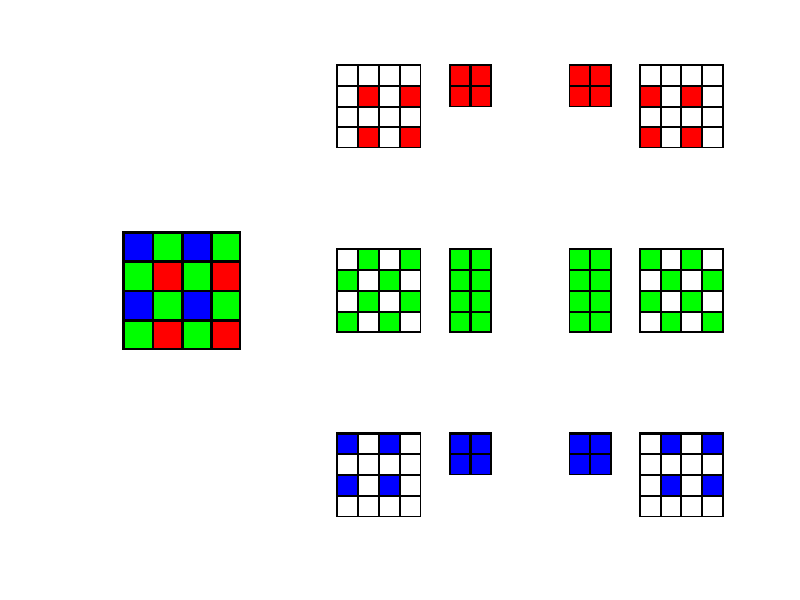

This figure's MATLAB source:
function genBayerProcess
clear all; close all;
m=30; b=2;bb=40
R = creatImg( m, b, 'R');
G = creatImg( m, b, 'G');
B = creatImg( m, b, 'B');
W = creatImg( m, b, 'W');

%bayer BGGR
I = [B G B G;
    G R G R;
    B G B G;
    G R G R];
I = addBorder(I,b);

%R-channle
Ir1 = [W W W W;
    W R W R;
    W W W W;
    W R W R];
Ir2 = [R R; R R];
Ir = combine_two(Ir1, Ir2,b, bb);

%G-channle
Ig1 = [W G W G;
    G W G W;
    W G W G;
    G W G W];
Ig2 = [G G;  G G;   G G;  G G];
Ig = combine_two(Ig1, Ig2,b, bb);


%B-channle
Ib1 = [B W B W;
    W W W W;
    B W B W;
    W W W W];
Ib2 = [B B; B B];
Ib = combine_two(Ib1, Ib2,b, bb);


Ir2 = flip(Ir,2);
Ig2 = flip(Ig,2);
Ib2 = flip(Ib,2);

figure
subplot(3, 3, 4)
imshow(I);

subplot(3, 3, 2)
imshow(Ir);

subplot(3, 3, 3)
imshow(Ir2);

subplot(3, 3, 5)
imshow(Ig);

subplot(3, 3, 6)
imshow(Ig2);

subplot(3, 3, 8)
imshow(Ib);

subplot(3, 3, 9)
imshow(Ib2);

end


function I = creatImg( m, b, flag)

I = zeros(m,m,3); %initialize
ch=3;
if flag=='R'
    ch=1;
elseif flag=='G'
    ch=2;
end
b1 = b; b2 = m-b;
I( b1:b2,b1:b2,ch)=255;

if flag=='W'
    I( b1:b2,b1:b2,1:3)=255;
end

end

function J = addBorder(I,b)
[m,n,~] =size(I);
J = zeros(m+b, n+b,3);
[m,n,~] =size(J);
J(b+1:m, b+1:n,:) = I;

end


function Ig = combine_two(Ig1, Ig2, b, bb)
Ig1 = addBorder(Ig1,b);
Ig2 = addBorder(Ig2,b);
[m1, n1, ~] =  size(Ig1);
[m2, n2, ~] = size(Ig2);
T =  255*ones(m1,n2,3);
T(1:m2,1:n2, :)= Ig2;

W0 = 255*ones(m1,bb,3);
Ig = [Ig1 W0 T];
end


